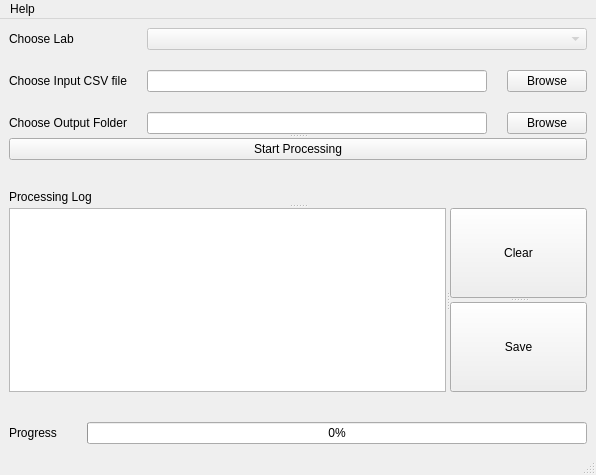
<?xml version="1.0" encoding="UTF-8"?>
<ui version="4.0">
 <class>MainWindow</class>
 <widget class="QMainWindow" name="MainWindow">
  <property name="geometry">
   <rect>
    <x>0</x>
    <y>0</y>
    <width>596</width>
    <height>475</height>
   </rect>
  </property>
  <property name="windowTitle">
   <string>MainWindow</string>
  </property>
  <widget class="QWidget" name="centralwidget">
   <layout class="QVBoxLayout" name="verticalLayout_2">
    <item>
     <layout class="QVBoxLayout" name="mainLayout">
      <property name="spacing">
       <number>30</number>
      </property>
      <item>
       <widget class="QSplitter" name="topSplitter">
        <property name="orientation">
         <enum>Qt::Vertical</enum>
        </property>
        <widget class="QWidget" name="">
         <layout class="QGridLayout" name="optionsLayout">
          <property name="spacing">
           <number>20</number>
          </property>
          <item row="0" column="0">
           <widget class="QLabel" name="chooseLabLabel">
            <property name="text">
             <string>Choose Lab</string>
            </property>
           </widget>
          </item>
          <item row="0" column="1" colspan="2">
           <widget class="QComboBox" name="labNameComboBox">
            <property name="enabled">
             <bool>false</bool>
            </property>
           </widget>
          </item>
          <item row="1" column="0">
           <widget class="QLabel" name="chooseInputLabel">
            <property name="enabled">
             <bool>true</bool>
            </property>
            <property name="text">
             <string>Choose Input CSV file</string>
            </property>
           </widget>
          </item>
          <item row="1" column="1">
           <widget class="QLineEdit" name="inputLineEdit"/>
          </item>
          <item row="1" column="2">
           <widget class="QPushButton" name="browseInputButton">
            <property name="text">
             <string>Browse</string>
            </property>
           </widget>
          </item>
          <item row="2" column="0">
           <widget class="QLabel" name="chooseOutputFolderLabel">
            <property name="text">
             <string>Choose Output Folder</string>
            </property>
           </widget>
          </item>
          <item row="2" column="1">
           <widget class="QLineEdit" name="outputFolderLineEdit">
            <property name="enabled">
             <bool>true</bool>
            </property>
           </widget>
          </item>
          <item row="2" column="2">
           <widget class="QPushButton" name="browseOutputButton">
            <property name="text">
             <string>Browse</string>
            </property>
           </widget>
          </item>
         </layout>
        </widget>
        <widget class="QPushButton" name="startStopButton">
         <property name="text">
          <string>Start Processing</string>
         </property>
        </widget>
       </widget>
      </item>
      <item>
       <widget class="QSplitter" name="logSplitterMajor">
        <property name="orientation">
         <enum>Qt::Vertical</enum>
        </property>
        <widget class="QLabel" name="processingLogLabel">
         <property name="text">
          <string>Processing Log</string>
         </property>
        </widget>
        <widget class="QSplitter" name="logSplitter">
         <property name="orientation">
          <enum>Qt::Horizontal</enum>
         </property>
         <widget class="QTextBrowser" name="logTextBrowser"/>
         <widget class="QSplitter" name="logButtonsSplitter">
          <property name="orientation">
           <enum>Qt::Vertical</enum>
          </property>
          <widget class="QPushButton" name="clearLogButton">
           <property name="text">
            <string>Clear</string>
           </property>
          </widget>
          <widget class="QPushButton" name="saveLogButton">
           <property name="text">
            <string>Save</string>
           </property>
          </widget>
         </widget>
        </widget>
       </widget>
      </item>
      <item>
       <layout class="QFormLayout" name="progressLayout">
        <item row="0" column="0">
         <widget class="QLabel" name="progressLabel">
          <property name="text">
           <string>Progress</string>
          </property>
         </widget>
        </item>
        <item row="0" column="1">
         <widget class="QProgressBar" name="progressBar">
          <property name="value">
           <number>0</number>
          </property>
         </widget>
        </item>
       </layout>
      </item>
     </layout>
    </item>
   </layout>
  </widget>
  <widget class="QMenuBar" name="menubar">
   <property name="geometry">
    <rect>
     <x>0</x>
     <y>0</y>
     <width>596</width>
     <height>26</height>
    </rect>
   </property>
   <widget class="QMenu" name="menuHelp">
    <property name="title">
     <string>Help</string>
    </property>
    <addaction name="actionAbout"/>
    <addaction name="actionHelp"/>
   </widget>
   <addaction name="menuHelp"/>
  </widget>
  <widget class="QStatusBar" name="statusbar"/>
  <action name="actionAbout">
   <property name="text">
    <string>About</string>
   </property>
  </action>
  <action name="actionHelp">
   <property name="text">
    <string>Help</string>
   </property>
  </action>
 </widget>
 <resources/>
 <connections/>
</ui>
